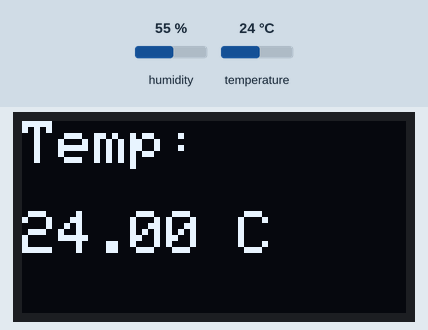
The sketch below on a simulated Arduino MKR. On the bench: 128×64 one-colour display. Inputs (shaded band) come from the test bench; at power-on: temperature 24 °C, humidity 55 %. WiFi joins after 1.5 s; servers stay silent unless stated; what the sketch prints to the serial monitor is not drawn.

Above: at 4.7 s.
4.8 s: temperature set to 12 °C
At 7.0 s:
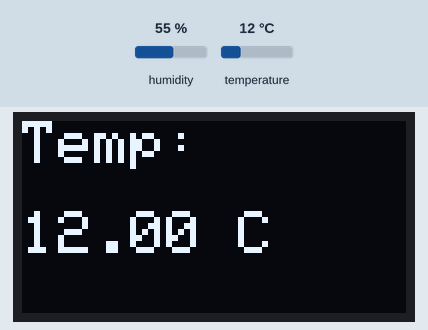
7.8 s: temperature set to 19 °C
At 9.3 s:
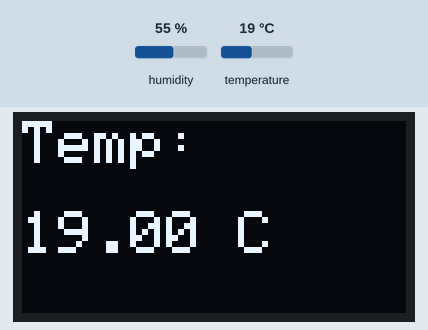
10.8 s: temperature set to 28 °C
At 13.9 s:
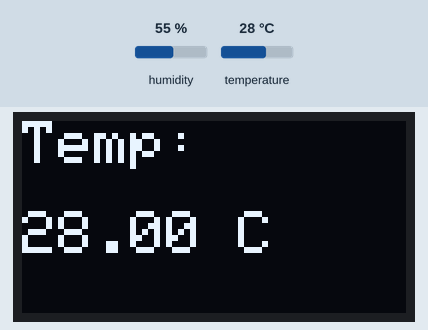
Timing chart, 0 to 15.4 s (numbered marks = the images above; inputs shaded):
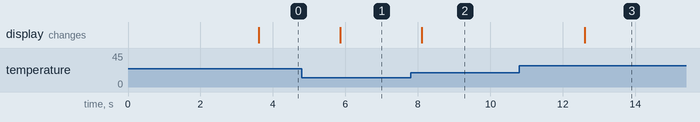

Measured:
- after the input at 4.8 s, the display: changes after 1.1 s (image 1)
- after the input at 7.8 s, the display: changes after 0.31 s (image 2)
- after the input at 10.8 s, the display: changes after 1.8 s (image 3)

The sketch:

temp_oled.ino
```cpp
#include <Wire.h>             // Library for I2C communication
#include <Adafruit_GFX.h>     // Core graphics library for OLED
#include <Adafruit_SSD1306.h> // Library for SSD1306 OLED display
#include <DHT.h>              // Library for DHT sensor
#include <WiFiNINA.h>         // Library for WiFi communication
#include <cmath>              // For isnan function to check if a value is NaN

// ===========================
// DHT11 Sensor Configuration
// ===========================
namespace sensor
{
    constexpr uint8_t kDataPin{2};        // Pin connected to the DHT11 sensor
    constexpr auto kSensorType{DHT11};    // Type of DHT sensor
    constexpr uint16_t kIntervalMs{2000}; // Interval between sensor readings in milliseconds

    DHT dht{kDataPin, kSensorType}; // Initialize DHT sensor object

    void begin()
    {
        dht.begin(); // Start the DHT sensor
    }

    float readTemperature()
    {
        return dht.readTemperature(); // Read temperature in Celsius from the DHT sensor
                                      // Useful for monitoring environmental conditions
    }
}

// ===========================
// OLED Display Configuration
// ===========================
namespace display
{
    constexpr uint8_t SCREEN_WIDTH{128}; // OLED display width in pixels
    constexpr uint8_t SCREEN_HEIGHT{64}; // OLED display height in pixels
    constexpr uint8_t OLED_RESET{4};     // Reset pin for OLED (not used here)
    constexpr uint8_t I2C_ADDRESS{0x3C}; // I2C address for the OLED display

    Adafruit_SSD1306 oled{SCREEN_WIDTH, SCREEN_HEIGHT, &Wire, OLED_RESET}; // Initialize OLED object

    void begin()
    {
        if (!oled.begin(SSD1306_SWITCHCAPVCC, I2C_ADDRESS)) // Initialize OLED with I2C address
        {
            Serial.println(F("OLED init failed")); // Print error if initialization fails
                                                   // Useful for debugging hardware issues
            while (true)
            {
                delay(100); // Halt execution to prevent further errors
            }
        }

        oled.clearDisplay();              // Clear the display buffer
        oled.setTextColor(SSD1306_WHITE); // Set text color to white
        oled.setTextSize(2);              // Set text size
        oled.setCursor(0, 0);             // Set cursor position
        oled.println(F("OLED Ready"));    // Display initialization message
        oled.display();                   // Send buffer to the display
    }

    void showTemperature(const float temperatureC)
    {
        oled.clearDisplay();  // Clear the display buffer
        oled.setTextSize(2);  // Set text size
        oled.setCursor(0, 0); // Set cursor position

        if (std::isnan(temperatureC)) // Check if temperature reading is invalid
        {
            oled.println(F("Sensor Error")); // Display error message
                                             // Useful for notifying the user of sensor issues
        }
        else
        {
            oled.print(F("Temp:"));      // Display "Temp:" label
                                         // Useful for providing context to the displayed value
            oled.setCursor(0, 30);       // Move cursor to next line
            oled.print(temperatureC, 2); // Display temperature value with 2 decimal places
                                         // Useful for showing precise temperature readings
            oled.print(F(" C"));         // Display unit (Celsius)
                                         // Useful for clarifying the measurement unit
        }

        oled.display(); // Send buffer to the display
    }
}

// ===========================
// WiFi + HTTP POST Logic
// ===========================
namespace network
{
    constexpr char ssid[] = "OPTUS_EF1429M";    // WiFi SSID
    constexpr char password[] = "wifipassword"; // WiFi password
    constexpr char server[] = "192.168.0.243";  // Server IP address
    constexpr uint16_t port = 8000;             // Server port

    WiFiClient client; // WiFi client object for HTTP communication

    void connect()
    {
        Serial.print("Connecting to WiFi");                // Print connection status
        while (WiFi.begin(ssid, password) != WL_CONNECTED) // Attempt to connect to WiFi
        {
            Serial.print("."); // Print dots while connecting
                               // Useful for providing visual feedback during connection attempts
            delay(1000);       // Wait 1 second
        }
        Serial.println(F("\nWiFi connected")); // Print success message
        Serial.print(F("IP Address: "));       // Print IP address
        Serial.println(WiFi.localIP());        // Display local IP address
    }

    void sendTemperature(float tempC)
    {
        if (!client.connect(server, port)) // Connect to server
        {
            Serial.println(F("HTTP connection failed")); // Print error if connection fails
            return;
        }

        // Create JSON payload with temperature data
        String payload = "{\"temperature\":" + String(tempC, 2) + "}";
        // `String` (capital S) is an Arduino class for handling text dynamically.
        // It is useful in embedded systems for constructing the JSON payload

        // Create HTTP POST request
        String request =
            "POST /temp HTTP/1.1\r\n"
            "Host: " +
            String(server) + "\r\n"
                             "Content-Type: application/json\r\n"
                             "Content-Length: " +
            String(payload.length()) + "\r\n\r\n" +
            payload;
        // `String` is used again to dynamically build the HTTP request string.
        // This allows flexibility in formatting and including variable data like
        // the server address and payload length.

        client.print(request); // Send HTTP request

        client.stop(); // Close connection
    }
}

// ===========================
// Arduino Setup & Loop
// ===========================
void setup()
{
    Serial.begin(9600); // Start Serial communication at 9600 baud
    while (!Serial)
        ; // Wait for Serial to initialize

    Serial.println(F("Starting Temperature Monitor...")); // Print startup message

    sensor::begin();    // Initialize DHT sensor
    display::begin();   // Initialize OLED display
    network::connect(); // Connect to WiFi

    delay(2000); // Wait 2 seconds before starting loop
}

void loop()
{
    const float temperature{sensor::readTemperature()}; // Read temperature from sensor

    Serial.print(F("Temperature: ")); // Print temperature to Serial
    if (std::isnan(temperature))      // Check if reading is invalid
    {
        Serial.println(F("Read failed")); // Print error message
    }
    else
    {
        Serial.print(temperature); // Print valid temperature
        Serial.println(F(" °C"));  // Print unit
    }

    display::showTemperature(temperature); // Display temperature on OLED

    if (!std::isnan(temperature)) // Send temperature to server if valid
    {
        network::sendTemperature(temperature);
    }

    delay(sensor::kIntervalMs); // Wait for the specified interval
}
```
